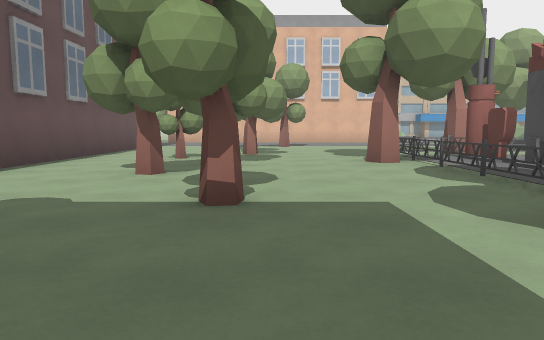
view 1 (above)

24 first-person views from a walk through a level from a Godot 3-D game. The camera is 1.2 m above the floor, tilts 6° down and sees 70° across. The floor is counted in squares, 2 m on a side. Each view is taken from the middle of a square. On the plan, view 1 faces up. The plan holds only what a view shows up to about 11 squares ahead; the rest is blank. The place goes on beyond the plan.

view 2
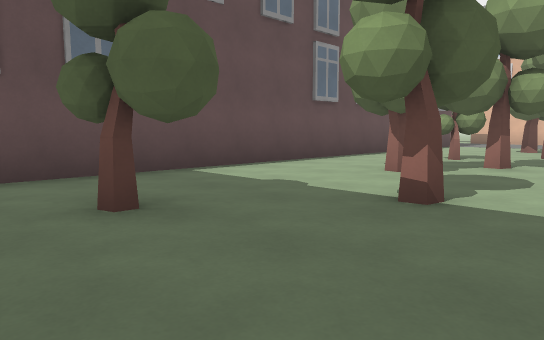

view 3
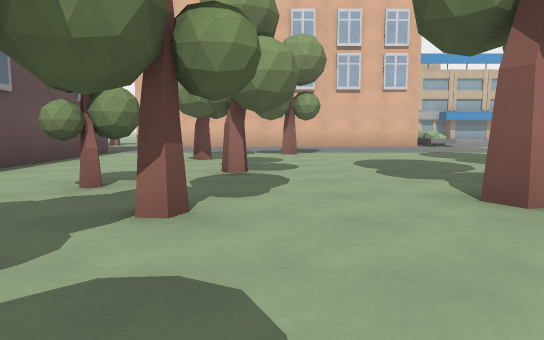

view 4
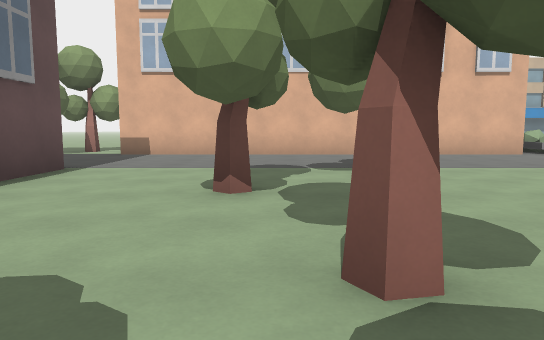

view 5
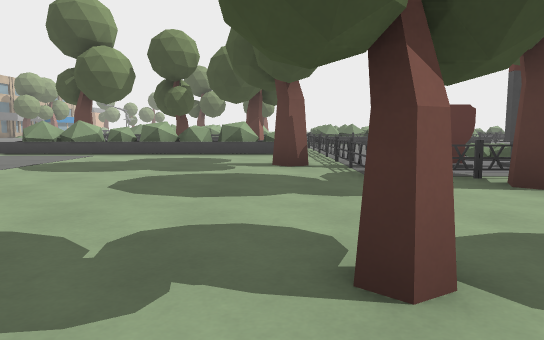

view 6
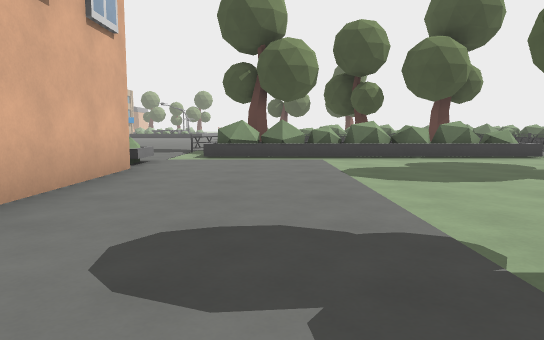

view 7
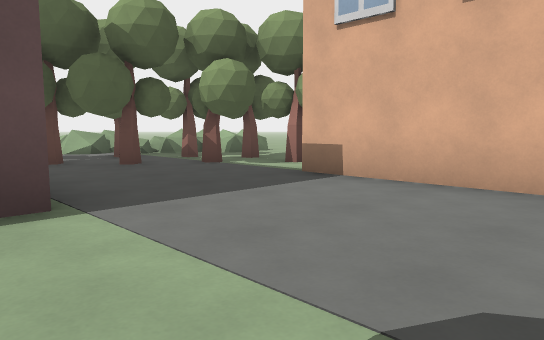

view 8
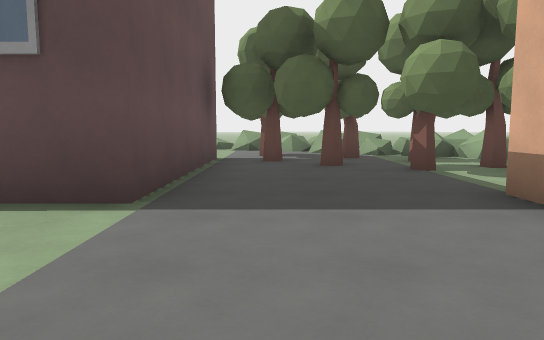

view 9
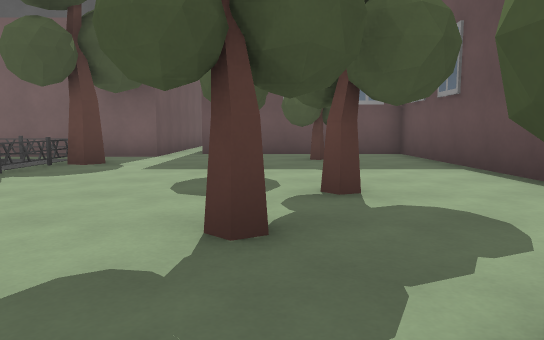

view 10
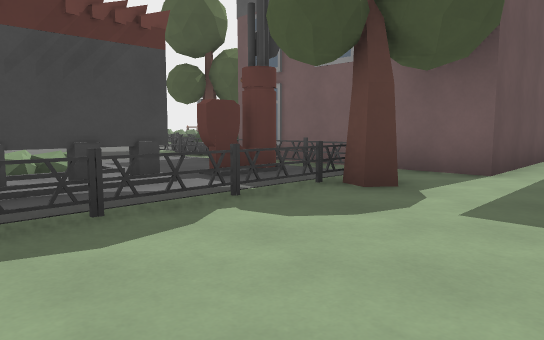

view 11
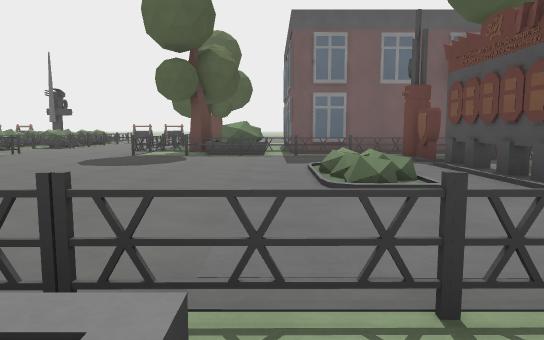

view 12
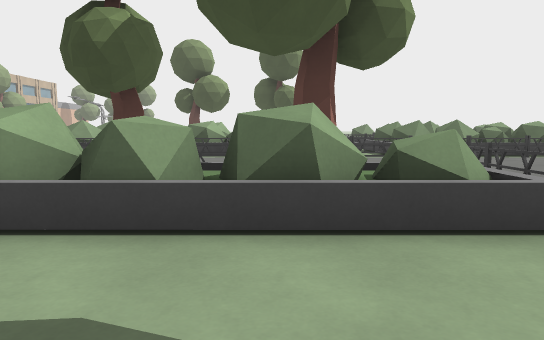

view 13
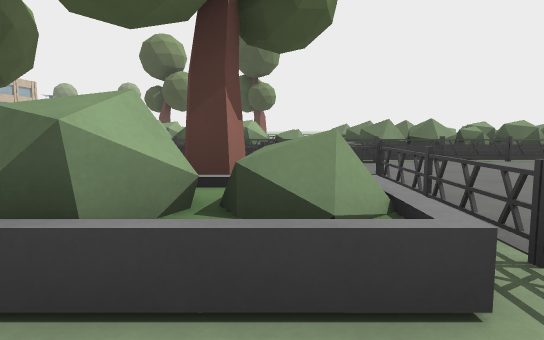

view 14
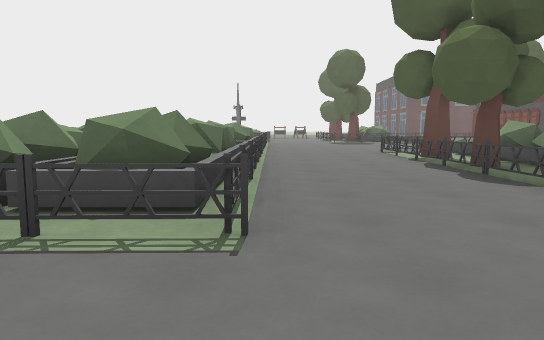

view 15
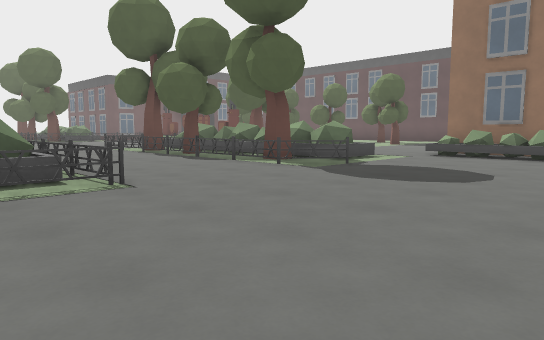

view 16
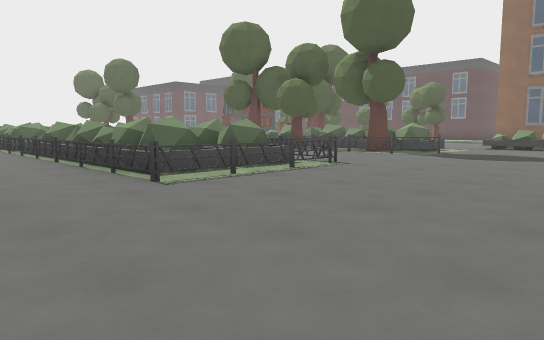

view 17
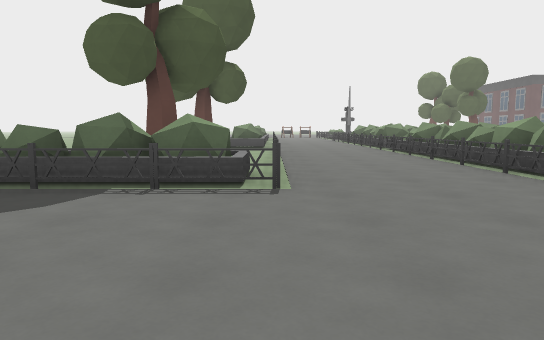

view 18
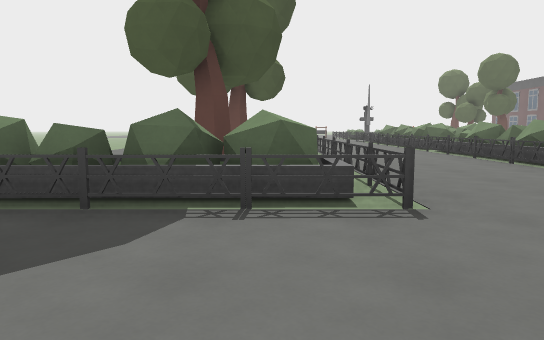

view 19
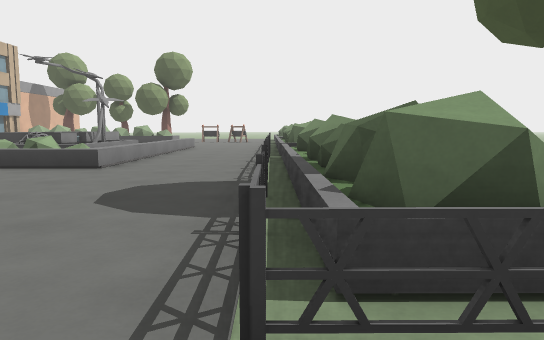

view 20
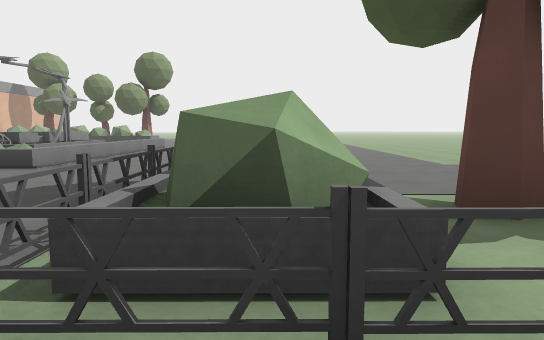

view 21
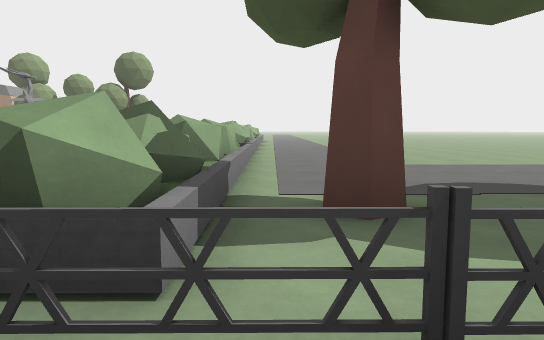

view 22
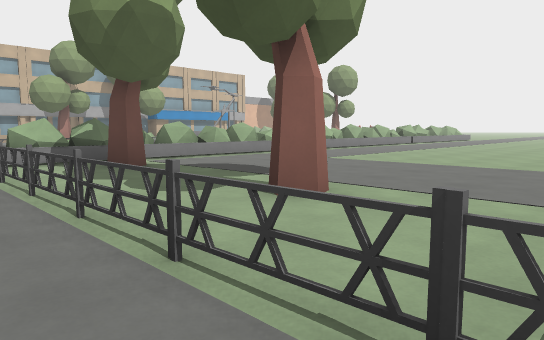

view 23
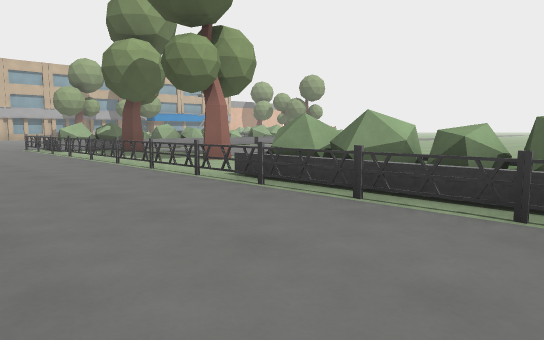

view 24
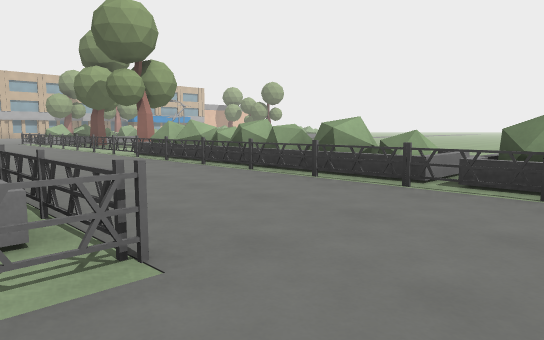

### Floor plan
Key: @ floor where view 1 was taken; # wall or solid block; x gap in a wall; . main floor; : floor 0.5 m higher than the main floor; / step, stairs or slope; = window, fence, low wall or low ledge; ^ raised ledge; T tree.
Columns run from 12 left of view 1 to 29 right of it. Each row starts with its distance up from view 1.
 21                         .........   .////#
 20    =.              ............... ..////.
 19   =..T.          #=.......................
 18  =x.T#T.         #=.......................
 17  ^#T # ..............==.....=...=^^^^^^^^^
 16 ^^  T#..............#T=...^=#...=^#=##^^^#
 15 =.T T...............#T=...###...#.........
 14 /...................#==...###...#.T.......
 13    #####....T.......#T#...###...#.........
 12        #...T........###...###...x.........
 11        #...x........#T#...###...#.T.......
 10        #...T.....T..^T#...###...#.........
  9        #....#..=####===...===...#.........
  8        #..T....=#.........^^#...=#.
  7        #...T..T=#.........###...=^
  6        #.......=#.:.......###...x^
  5        #..T....=#.#.......###...=#
  4        #... ...=#./.......# #...=^
  3        #....T..=#.........  #...=#
  2        #......T=#.........  ^...=#
  1        #..T......###^==..^  ^...==
  0        #....@.#####.#T=.... ....^^
 -1        ##### .#     #T=.... ....
 -2              .#
 -3               #

Where each view was taken, in squares from view 1:
view 1: 0 up, 0 right, facing up
view 2: 0 up, 1 right, facing up-left
view 3: 4 up, 0 right, facing up
view 4: 8 up, 1 left, facing up
view 5: 10 up, 2 left, facing right
view 6: 15 up, 1 left, facing right
view 7: 13 up, 1 left, facing up-left
view 8: 15 up, 1 left, facing left
view 9: 9 up, 1 left, facing down
view 10: 6 up, 0 right, facing down-right
view 11: 10 up, 7 right, facing down
view 12: 11 up, 5 right, facing right
view 13: 10 up, 6 right, facing right
view 14: 19 up, 13 right, facing down
view 15: 21 up, 15 right, facing down-left
view 16: 21 up, 19 right, facing down-left
view 17: 21 up, 20 right, facing down
view 18: 20 up, 21 right, facing down
view 19: 17 up, 19 right, facing right
view 20: 16 up, 19 right, facing right
view 21: 15 up, 19 right, facing right
view 22: 8 up, 19 right, facing up-right
view 23: 4 up, 17 right, facing up-right
view 24: 1 down, 16 right, facing up-right
